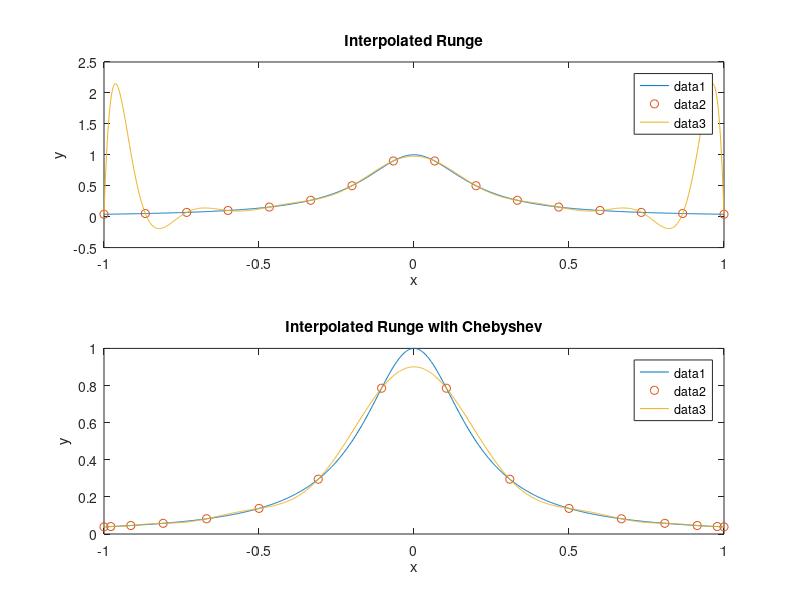

Source code (MATLAB):
function [nodes_Chebyshev, V, V2, original_Runge, interpolated_Runge, interpolated_Runge_Chebyshev] = zadanie2()
    % Funkcja zadanie2 wykonuje interpolację funkcji Rungego na dwa sposoby:
    %   1. Za pomocą standardowej macierzy Vandermonde'a.
    %   2. Za pomocą macierzy Vandermonde'a dla węzłów Czebyszewa.

    % Liczba węzłów interpolacji
    N = 16;

    % Utworzenie gęstej siatki punktów x
    x_fine = linspace(-1, 1, 1000);

    % Tworzenie macierzy Vandermonde'a dla standardowych węzłów równoodległych
    V = vandermonde_matrix(N);

    % Tworzenie macierzy Vandermonde'a dla węzłów Czebyszewa
    V2 = chebyshev_vandermonde_matrix_(N);
    
    % Węzły równoodległe i wartości funkcji Rungego w tych węzłach
    x_coarse1 = linspace(-1, 1, N);
    y_coarse1 = 1 ./ (1 + 25 * x_coarse1' .^ 2);

    % Obliczanie współczynników interpolacji dla standardowych węzłów równoodległych
    c_runge1 = V \ y_coarse1;

    % Interpolacja funkcji Rungego na gęstej siatce punktów x
    interpolated_Runge = polyval(flipud(c_runge1), x_fine);

    % Węzły Czebyszewa i wartości funkcji Rungego w tych węzłach
    x_coarse2 = get_Chebyshev_nodes(N);
    y_coarse2 = 1 ./ (1 + 25 * x_coarse2' .^ 2);

    % Obliczanie współczynników interpolacji dla węzłów Czebyszewa
    c_runge2 = V2 \ y_coarse2;

    % Interpolacja funkcji Rungego na gęstej siatce punktów x przy użyciu węzłów Czebyszewa
    interpolated_Runge_Chebyshev = polyval(flipud(c_runge2), x_fine);
    
    % Zapisanie węzłów Czebyszewa
    nodes_Chebyshev = get_Chebyshev_nodes(N);

    % Obliczenie wartości funkcji Rungego na gęstej siatce punktów x
    original_Runge = 1 ./ (1 + 25 * x_fine .^ 2);

    % Wyświetlenie dwóch wykresów:
    %   1. Interpolacja za pomocą standardowej macierzy Vandermonde'a
    %   2. Interpolacja za pomocą macierzy Vandermonde'a dla węzłów Czebyszewa
    subplot(2,1,1);
    plot(x_fine, original_Runge);
    hold on
    plot(x_coarse1, y_coarse1, 'o');
    plot(x_fine, interpolated_Runge);
    hold off
    title("Interpolated Runge");
    xlabel("x");
    ylabel("y");
    legend('show');

    subplot(2,1,2);
    plot(x_fine, original_Runge);
    hold on
    plot(x_coarse2, y_coarse2, 'o');
    plot(x_fine, interpolated_Runge_Chebyshev);
    hold off
    title("Interpolated Runge with Chebyshev");
    xlabel("x");
    ylabel("y");
    legend('show');

    % Opcjonalne: zapisz wykres do pliku PNG
    % print -dpng zadanie2.png;
end

function nodes = get_Chebyshev_nodes(N)
    % Funkcja get_Chebyshev_nodes generuje węzły Czebyszewa
    nodes = cos(((0:N-1) .* pi) ./ (N - 1));
end

function V = vandermonde_matrix(N)
    % Funkcja vandermonde_matrix generuje macierz Vandermonde'a dla standardowych węzłów równoodległych
    x_coarse = linspace(-1,1,N);
    V = ones(N, N);
    for i = 2:N
        V(:, i) = V(:, i - 1) .* x_coarse';
    end
end

function V = chebyshev_vandermonde_matrix_(N)
    % Funkcja chebyshev_vandermonde_matrix_ generuje macierz Vandermonde'a dla węzłów Czebyszewa
    x_coarse = get_Chebyshev_nodes(N);
    V = ones(N, N);
    for i = 2:N
        V(:, i) = V(:, i - 1) .* x_coarse';
    end
end
